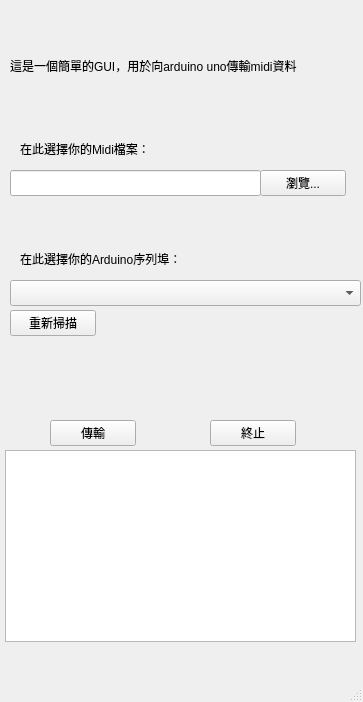
<?xml version="1.0" encoding="UTF-8"?>
<ui version="4.0">
 <class>MainWindow</class>
 <widget class="QMainWindow" name="MainWindow">
  <property name="geometry">
   <rect>
    <x>0</x>
    <y>0</y>
    <width>363</width>
    <height>702</height>
   </rect>
  </property>
  <property name="windowTitle">
   <string>MainWindow</string>
  </property>
  <widget class="QWidget" name="centralwidget">
   <widget class="QLabel" name="label">
    <property name="geometry">
     <rect>
      <x>10</x>
      <y>50</y>
      <width>371</width>
      <height>31</height>
     </rect>
    </property>
    <property name="text">
     <string>這是一個簡單的GUI，用於向arduino uno傳輸midi資料</string>
    </property>
   </widget>
   <widget class="QLineEdit" name="filePathLineEdit">
    <property name="geometry">
     <rect>
      <x>10</x>
      <y>170</y>
      <width>251</width>
      <height>26</height>
     </rect>
    </property>
   </widget>
   <widget class="QPushButton" name="browserButton">
    <property name="geometry">
     <rect>
      <x>260</x>
      <y>170</y>
      <width>86</width>
      <height>26</height>
     </rect>
    </property>
    <property name="text">
     <string>瀏覽...</string>
    </property>
   </widget>
   <widget class="QLabel" name="label_2">
    <property name="geometry">
     <rect>
      <x>20</x>
      <y>140</y>
      <width>151</width>
      <height>18</height>
     </rect>
    </property>
    <property name="text">
     <string>在此選擇你的Midi檔案：</string>
    </property>
   </widget>
   <widget class="QLabel" name="label_3">
    <property name="geometry">
     <rect>
      <x>20</x>
      <y>250</y>
      <width>181</width>
      <height>18</height>
     </rect>
    </property>
    <property name="text">
     <string>在此選擇你的Arduino序列埠：</string>
    </property>
   </widget>
   <widget class="QComboBox" name="portComboBox">
    <property name="geometry">
     <rect>
      <x>10</x>
      <y>280</y>
      <width>351</width>
      <height>26</height>
     </rect>
    </property>
   </widget>
   <widget class="QPushButton" name="refreshPortButton">
    <property name="geometry">
     <rect>
      <x>10</x>
      <y>310</y>
      <width>86</width>
      <height>26</height>
     </rect>
    </property>
    <property name="text">
     <string>重新掃描</string>
    </property>
   </widget>
   <widget class="QPushButton" name="transPushButton">
    <property name="geometry">
     <rect>
      <x>50</x>
      <y>420</y>
      <width>86</width>
      <height>26</height>
     </rect>
    </property>
    <property name="text">
     <string>傳輸</string>
    </property>
   </widget>
   <widget class="QPushButton" name="stopPushButton">
    <property name="geometry">
     <rect>
      <x>210</x>
      <y>420</y>
      <width>86</width>
      <height>26</height>
     </rect>
    </property>
    <property name="text">
     <string>終止</string>
    </property>
   </widget>
   <widget class="QTextBrowser" name="debugBrowser">
    <property name="geometry">
     <rect>
      <x>5</x>
      <y>450</y>
      <width>351</width>
      <height>192</height>
     </rect>
    </property>
   </widget>
  </widget>
  <widget class="QMenuBar" name="menubar">
   <property name="geometry">
    <rect>
     <x>0</x>
     <y>0</y>
     <width>363</width>
     <height>24</height>
    </rect>
   </property>
  </widget>
  <widget class="QStatusBar" name="statusbar"/>
 </widget>
 <resources/>
 <connections/>
</ui>
